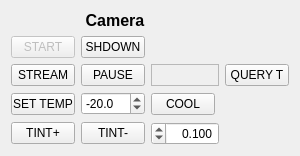
   <widget class="QWidget" name="gridLayoutWidget">
    <property name="geometry">
     <rect>
      <x>10</x>
      <y>40</y>
      <width>287</width>
      <height>141</height>
     </rect>
    </property>
    <layout class="QGridLayout" name="gridLayout">
     <property name="sizeConstraint">
      <enum>QLayout::SetFixedSize</enum>
     </property>
     <item row="3" column="2">
      <widget class="QPushButton" name="tpB_Cooling">
       <property name="sizePolicy">
        <sizepolicy hsizetype="Minimum" vsizetype="Fixed">
         <horstretch>0</horstretch>
         <verstretch>0</verstretch>
        </sizepolicy>
       </property>
       <property name="maximumSize">
        <size>
         <width>64</width>
         <height>16777215</height>
        </size>
       </property>
       <property name="text">
        <string>COOL</string>
       </property>
       <property name="checkable">
        <bool>true</bool>
       </property>
       <property name="default">
        <bool>false</bool>
       </property>
       <property name="flat">
        <bool>false</bool>
       </property>
      </widget>
     </item>
     <item row="1" column="1">
      <widget class="QPushButton" name="pB_cam_shutdown">
       <property name="enabled">
        <bool>true</bool>
       </property>
       <property name="sizePolicy">
        <sizepolicy hsizetype="Fixed" vsizetype="Fixed">
         <horstretch>16</horstretch>
         <verstretch>0</verstretch>
        </sizepolicy>
       </property>
       <property name="maximumSize">
        <size>
         <width>64</width>
         <height>16777215</height>
        </size>
       </property>
       <property name="text">
        <string>SHDOWN</string>
       </property>
      </widget>
     </item>
     <item row="4" column="2">
      <widget class="QDoubleSpinBox" name="dspB_CamExpTime">
       <property name="maximumSize">
        <size>
         <width>68</width>
         <height>16777215</height>
        </size>
       </property>
       <property name="layoutDirection">
        <enum>Qt::RightToLeft</enum>
       </property>
       <property name="alignment">
        <set>Qt::AlignRight|Qt::AlignTrailing|Qt::AlignVCenter</set>
       </property>
       <property name="decimals">
        <number>3</number>
       </property>
       <property name="maximum">
        <double>99000.000000000000000</double>
       </property>
       <property name="singleStep">
        <double>0.100000000000000</double>
       </property>
       <property name="value">
        <double>0.100000000000000</double>
       </property>
      </widget>
     </item>
     <item row="4" column="0">
      <widget class="QPushButton" name="pB_cam_tint_inc">
       <property name="sizePolicy">
        <sizepolicy hsizetype="Fixed" vsizetype="Fixed">
         <horstretch>16</horstretch>
         <verstretch>0</verstretch>
        </sizepolicy>
       </property>
       <property name="maximumSize">
        <size>
         <width>64</width>
         <height>16777215</height>
        </size>
       </property>
       <property name="text">
        <string>TINT+</string>
       </property>
      </widget>
     </item>
     <item row="0" column="0" colspan="3">
      <widget class="QLabel" name="label_4">
       <property name="maximumSize">
        <size>
         <width>16777215</width>
         <height>22</height>
        </size>
       </property>
       <property name="font">
        <font>
         <pointsize>12</pointsize>
         <weight>75</weight>
         <bold>true</bold>
        </font>
       </property>
       <property name="text">
        <string>Camera</string>
       </property>
       <property name="alignment">
        <set>Qt::AlignCenter</set>
       </property>
      </widget>
     </item>
     <item row="1" column="0">
      <widget class="QPushButton" name="pB_cam_start">
       <property name="enabled">
        <bool>false</bool>
       </property>
       <property name="sizePolicy">
        <sizepolicy hsizetype="Fixed" vsizetype="Fixed">
         <horstretch>16</horstretch>
         <verstretch>0</verstretch>
        </sizepolicy>
       </property>
       <property name="maximumSize">
        <size>
         <width>64</width>
         <height>16777215</height>
        </size>
       </property>
       <property name="text">
        <string>START</string>
       </property>
      </widget>
     </item>
     <item row="4" column="1">
      <widget class="QPushButton" name="pB_cam_tint_dec">
       <property name="sizePolicy">
        <sizepolicy hsizetype="Fixed" vsizetype="Fixed">
         <horstretch>16</horstretch>
         <verstretch>0</verstretch>
        </sizepolicy>
       </property>
       <property name="maximumSize">
        <size>
         <width>64</width>
         <height>16777215</height>
        </size>
       </property>
       <property name="text">
        <string>TINT-</string>
       </property>
      </widget>
     </item>
     <item row="2" column="0">
      <widget class="QPushButton" name="pB_cam_stream">
       <property name="sizePolicy">
        <sizepolicy hsizetype="Fixed" vsizetype="Fixed">
         <horstretch>16</horstretch>
         <verstretch>0</verstretch>
        </sizepolicy>
       </property>
       <property name="maximumSize">
        <size>
         <width>64</width>
         <height>16777215</height>
        </size>
       </property>
       <property name="text">
        <string>STREAM</string>
       </property>
      </widget>
     </item>
     <item row="3" column="1">
      <widget class="QDoubleSpinBox" name="dspB_CamTemperature">
       <property name="maximumSize">
        <size>
         <width>68</width>
         <height>16777215</height>
        </size>
       </property>
       <property name="decimals">
        <number>1</number>
       </property>
       <property name="minimum">
        <double>-120.000000000000000</double>
       </property>
       <property name="maximum">
        <double>20.000000000000000</double>
       </property>
       <property name="singleStep">
        <double>5.000000000000000</double>
       </property>
       <property name="value">
        <double>-20.000000000000000</double>
       </property>
      </widget>
     </item>
     <item row="3" column="0">
      <widget class="QPushButton" name="pB_SetTempSetPoint">
       <property name="sizePolicy">
        <sizepolicy hsizetype="Fixed" vsizetype="Fixed">
         <horstretch>16</horstretch>
         <verstretch>0</verstretch>
        </sizepolicy>
       </property>
       <property name="maximumSize">
        <size>
         <width>64</width>
         <height>16777215</height>
        </size>
       </property>
       <property name="text">
        <string>SET TEMP</string>
       </property>
      </widget>
     </item>
     <item row="2" column="1">
      <widget class="QPushButton" name="pB_cam_stop">
       <property name="sizePolicy">
        <sizepolicy hsizetype="Fixed" vsizetype="Fixed">
         <horstretch>16</horstretch>
         <verstretch>0</verstretch>
        </sizepolicy>
       </property>
       <property name="maximumSize">
        <size>
         <width>64</width>
         <height>16777215</height>
        </size>
       </property>
       <property name="text">
        <string>PAUSE</string>
       </property>
      </widget>
     </item>
     <item row="2" column="3">
      <widget class="QPushButton" name="pB_QueryCamTemperature">
       <property name="sizePolicy">
        <sizepolicy hsizetype="Fixed" vsizetype="Fixed">
         <horstretch>16</horstretch>
         <verstretch>0</verstretch>
        </sizepolicy>
       </property>
       <property name="maximumSize">
        <size>
         <width>64</width>
         <height>16777215</height>
        </size>
       </property>
       <property name="text">
        <string>QUERY T</string>
       </property>
      </widget>
     </item>
     <item row="2" column="2">
      <widget class="QFrame" name="frame">
       <property name="frameShape">
        <enum>QFrame::StyledPanel</enum>
       </property>
       <property name="frameShadow">
        <enum>QFrame::Raised</enum>
       </property>
      </widget>
     </item>
     <item row="3" column="3">
      <widget class="QPlainTextEdit" name="tED_CurrentTemperature">
       <property name="enabled">
        <bool>false</bool>
       </property>
       <property name="maximumSize">
        <size>
         <width>64</width>
         <height>24</height>
        </size>
       </property>
       <property name="autoFillBackground">
        <bool>false</bool>
       </property>
       <property name="frameShape">
        <enum>QFrame::NoFrame</enum>
       </property>
       <property name="readOnly">
        <bool>false</bool>
       </property>
       <property name="backgroundVisible">
        <bool>false</bool>
       </property>
      </widget>
     </item>
    </layout>
   </widget>
